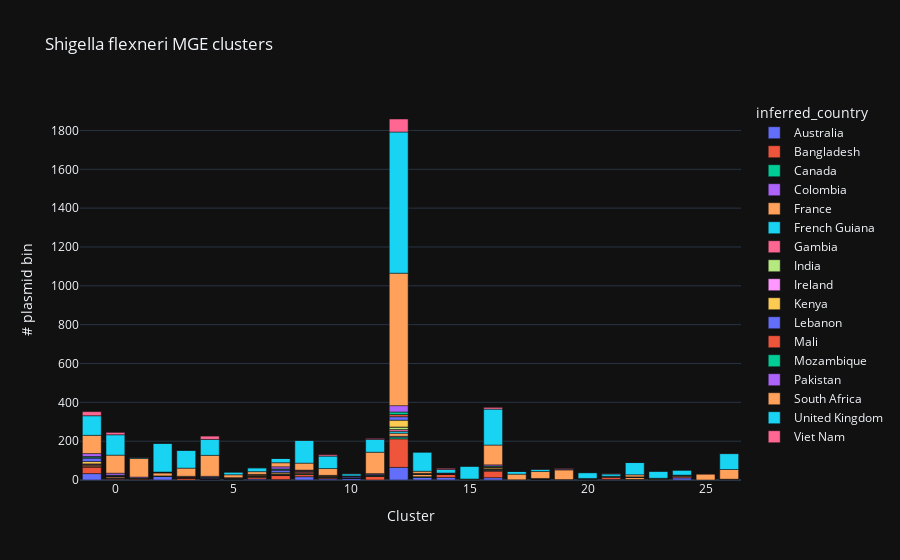

The notebook cell this image was saved under:
### Code cell
fig = px.bar(by_cluster, title='Shigella flexneri MGE clusters', labels={'value': '# plasmid bin', 'cluster': 'Cluster'})
fig.show()

### Figure 1 — Plotly figure (JSON) as saved in the notebook; plotly's stock layout.template omitted (floating-point values rounded to 4 significant figures)
{"data": [{"alignmentgroup": "True", "hovertemplate": "inferred_country=Australia<br>Cluster=%{x}<br># plasmid bin=%{y}<extra></extra>", "legendgroup": "Australia", "marker": {"color": "#636efa", "pattern": {"shape": ""}}, "name": "Australia", "offsetgroup": "Australia", "orientation": "v", "showlegend": true, "textposition": "auto", "x": [-1, 0, 1, 2, 3, 4, 5, 6, 7, 8, 9, 10, 11, 12, 13, 14, 15, 16, 17, 18, 19, 20, 21, 22, 23, 24, 25, 26], "xaxis": "x", "y": [33, 3, 0, 18, 0, 0, 5, 5, 2, 17, 6, 8, 0, 65, 14, 13, 0, 12, 0, 1, 0, 4, 3, 3, 2, 11, 0, 0], "yaxis": "y", "type": "bar"}, {"alignmentgroup": "True", "hovertemplate": "inferred_country=Bangladesh<br>Cluster=%{x}<br># plasmid bin=%{y}<extra></extra>", "legendgroup": "Bangladesh", "marker": {"color": "#EF553B", "pattern": {"shape": ""}}, "name": "Bangladesh", "offsetgroup": "Bangladesh", "orientation": "v", "showlegend": true, "textposition": "auto", "x": [-1, 0, 1, 2, 3, 4, 5, 6, 7, 8, 9, 10, 11, 12, 13, 14, 15, 16, 17, 18, 19, 20, 21, 22, 23, 24, 25, 26], "xaxis": "x", "y": [34, 6, 7, 0, 11, 4, 0, 9, 21, 11, 6, 3, 18, 147, 0, 17, 0, 34, 1, 3, 0, 2, 11, 0, 0, 6, 0, 2], "yaxis": "y", "type": "bar"}, {"alignmentgroup": "True", "hovertemplate": "inferred_country=Canada<br>Cluster=%{x}<br># plasmid bin=%{y}<extra></extra>", "legendgroup": "Canada", "marker": {"color": "#00cc96", "pattern": {"shape": ""}}, "name": "Canada", "offsetgroup": "Canada", "orientation": "v", "showlegend": true, "textposition": "auto", "x": [-1, 0, 1, 2, 3, 4, 5, 6, 7, 8, 9, 10, 11, 12, 13, 14, 15, 16, 17, 18, 19, 20, 21, 22, 23, 24, 25, 26], "xaxis": "x", "y": [1, 1, 0, 3, 0, 0, 0, 0, 0, 4, 0, 0, 0, 9, 3, 0, 0, 2, 0, 0, 0, 0, 0, 0, 0, 1, 0, 0], "yaxis": "y", "type": "bar"}, {"alignmentgroup": "True", "hovertemplate": "inferred_country=Colombia<br>Cluster=%{x}<br># plasmid bin=%{y}<extra></extra>", "legendgroup": "Colombia", "marker": {"color": "#ab63fa", "pattern": {"shape": ""}}, "name": "Colombia", "offsetgroup": "Colombia", "orientation": "v", "showlegend": true, "textposition": "auto", "x": [-1, 0, 1, 2, 3, 4, 5, 6, 7, 8, 9, 10, 11, 12, 13, 14, 15, 16, 17, 18, 19, 20, 21, 22, 23, 24, 25, 26], "xaxis": "x", "y": [1, 1, 0, 0, 0, 2, 0, 0, 1, 0, 0, 0, 1, 4, 0, 0, 0, 1, 0, 0, 0, 0, 0, 0, 0, 0, 0, 0], "yaxis": "y", "type": "bar"}, {"alignmentgroup": "True", "hovertemplate": "inferred_country=France<br>Cluster=%{x}<br># plasmid bin=%{y}<extra></extra>", "legendgroup": "France", "marker": {"color": "#FFA15A", "pattern": {"shape": ""}}, "name": "France", "offsetgroup": "France", "orientation": "v", "showlegend": true, "textposition": "auto", "x": [-1, 0, 1, 2, 3, 4, 5, 6, 7, 8, 9, 10, 11, 12, 13, 14, 15, 16, 17, 18, 19, 20, 21, 22, 23, 24, 25, 26], "xaxis": "x", "y": [8, 6, 0, 15, 0, 0, 4, 4, 2, 5, 3, 1, 0, 16, 12, 3, 0, 2, 0, 2, 0, 2, 4, 10, 4, 5, 0, 0], "yaxis": "y", "type": "bar"}, {"alignmentgroup": "True", "hovertemplate": "inferred_country=French Guiana<br>Cluster=%{x}<br># plasmid bin=%{y}<extra></extra>", "legendgroup": "French Guiana", "marker": {"color": "#19d3f3", "pattern": {"shape": ""}}, "name": "French Guiana", "offsetgroup": "French Guiana", "orientation": "v", "showlegend": true, "textposition": "auto", "x": [-1, 0, 1, 2, 3, 4, 5, 6, 7, 8, 9, 10, 11, 12, 13, 14, 15, 16, 17, 18, 19, 20, 21, 22, 23, 24, 25, 26], "xaxis": "x", "y": [0, 3, 0, 5, 0, 0, 0, 0, 0, 0, 1, 0, 0, 10, 3, 0, 0, 3, 0, 0, 0, 0, 0, 1, 1, 0, 0, 0], "yaxis": "y", "type": "bar"}, {"alignmentgroup": "True", "hovertemplate": "inferred_country=Gambia<br>Cluster=%{x}<br># plasmid bin=%{y}<extra></extra>", "legendgroup": "Gambia", "marker": {"color": "#FF6692", "pattern": {"shape": ""}}, "name": "Gambia", "offsetgroup": "Gambia", "orientation": "v", "showlegend": true, "textposition": "auto", "x": [-1, 0, 1, 2, 3, 4, 5, 6, 7, 8, 9, 10, 11, 12, 13, 14, 15, 16, 17, 18, 19, 20, 21, 22, 23, 24, 25, 26], "xaxis": "x", "y": [3, 1, 0, 0, 3, 1, 0, 3, 3, 5, 1, 0, 0, 9, 0, 0, 1, 2, 0, 0, 2, 0, 0, 0, 0, 0, 0, 0], "yaxis": "y", "type": "bar"}, {"alignmentgroup": "True", "hovertemplate": "inferred_country=India<br>Cluster=%{x}<br># plasmid bin=%{y}<extra></extra>", "legendgroup": "India", "marker": {"color": "#B6E880", "pattern": {"shape": ""}}, "name": "India", "offsetgroup": "India", "orientation": "v", "showlegend": true, "textposition": "auto", "x": [-1, 0, 1, 2, 3, 4, 5, 6, 7, 8, 9, 10, 11, 12, 13, 14, 15, 16, 17, 18, 19, 20, 21, 22, 23, 24, 25, 26], "xaxis": "x", "y": [1, 0, 0, 0, 0, 1, 0, 1, 2, 2, 0, 0, 2, 13, 0, 0, 0, 2, 0, 0, 0, 0, 0, 0, 0, 0, 0, 1], "yaxis": "y", "type": "bar"}, {"alignmentgroup": "True", "hovertemplate": "inferred_country=Ireland<br>Cluster=%{x}<br># plasmid bin=%{y}<extra></extra>", "legendgroup": "Ireland", "marker": {"color": "#FF97FF", "pattern": {"shape": ""}}, "name": "Ireland", "offsetgroup": "Ireland", "orientation": "v", "showlegend": true, "textposition": "auto", "x": [-1, 0, 1, 2, 3, 4, 5, 6, 7, 8, 9, 10, 11, 12, 13, 14, 15, 16, 17, 18, 19, 20, 21, 22, 23, 24, 25, 26], "xaxis": "x", "y": [2, 0, 0, 0, 0, 0, 0, 0, 1, 0, 1, 0, 0, 0, 0, 0, 0, 0, 0, 0, 0, 0, 0, 0, 0, 0, 0, 0], "yaxis": "y", "type": "bar"}, {"alignmentgroup": "True", "hovertemplate": "inferred_country=Kenya<br>Cluster=%{x}<br># plasmid bin=%{y}<extra></extra>", "legendgroup": "Kenya", "marker": {"color": "#FECB52", "pattern": {"shape": ""}}, "name": "Kenya", "offsetgroup": "Kenya", "orientation": "v", "showlegend": true, "textposition": "auto", "x": [-1, 0, 1, 2, 3, 4, 5, 6, 7, 8, 9, 10, 11, 12, 13, 14, 15, 16, 17, 18, 19, 20, 21, 22, 23, 24, 25, 26], "xaxis": "x", "y": [12, 0, 0, 0, 0, 0, 2, 4, 7, 2, 4, 0, 3, 35, 2, 0, 0, 7, 0, 1, 0, 0, 0, 2, 1, 1, 0, 0], "yaxis": "y", "type": "bar"}, {"alignmentgroup": "True", "hovertemplate": "inferred_country=Lebanon<br>Cluster=%{x}<br># plasmid bin=%{y}<extra></extra>", "legendgroup": "Lebanon", "marker": {"color": "#636efa", "pattern": {"shape": ""}}, "name": "Lebanon", "offsetgroup": "Lebanon", "orientation": "v", "showlegend": true, "textposition": "auto", "x": [-1, 0, 1, 2, 3, 4, 5, 6, 7, 8, 9, 10, 11, 12, 13, 14, 15, 16, 17, 18, 19, 20, 21, 22, 23, 24, 25, 26], "xaxis": "x", "y": [18, 2, 1, 0, 0, 4, 0, 1, 12, 3, 0, 8, 1, 18, 0, 0, 1, 0, 0, 0, 0, 0, 0, 0, 0, 0, 0, 1], "yaxis": "y", "type": "bar"}, {"alignmentgroup": "True", "hovertemplate": "inferred_country=Mali<br>Cluster=%{x}<br># plasmid bin=%{y}<extra></extra>", "legendgroup": "Mali", "marker": {"color": "#EF553B", "pattern": {"shape": ""}}, "name": "Mali", "offsetgroup": "Mali", "orientation": "v", "showlegend": true, "textposition": "auto", "x": [-1, 0, 1, 2, 3, 4, 5, 6, 7, 8, 9, 10, 11, 12, 13, 14, 15, 16, 17, 18, 19, 20, 21, 22, 23, 24, 25, 26], "xaxis": "x", "y": [2, 0, 1, 0, 2, 1, 1, 1, 2, 0, 0, 0, 0, 11, 0, 0, 1, 3, 0, 0, 0, 0, 0, 0, 1, 0, 0, 0], "yaxis": "y", "type": "bar"}, {"alignmentgroup": "True", "hovertemplate": "inferred_country=Mozambique<br>Cluster=%{x}<br># plasmid bin=%{y}<extra></extra>", "legendgroup": "Mozambique", "marker": {"color": "#00cc96", "pattern": {"shape": ""}}, "name": "Mozambique", "offsetgroup": "Mozambique", "orientation": "v", "showlegend": true, "textposition": "auto", "x": [-1, 0, 1, 2, 3, 4, 5, 6, 7, 8, 9, 10, 11, 12, 13, 14, 15, 16, 17, 18, 19, 20, 21, 22, 23, 24, 25, 26], "xaxis": "x", "y": [6, 2, 1, 0, 1, 2, 0, 0, 4, 0, 1, 0, 3, 13, 0, 0, 0, 4, 0, 0, 0, 0, 0, 0, 0, 0, 0, 0], "yaxis": "y", "type": "bar"}, {"alignmentgroup": "True", "hovertemplate": "inferred_country=Pakistan<br>Cluster=%{x}<br># plasmid bin=%{y}<extra></extra>", "legendgroup": "Pakistan", "marker": {"color": "#ab63fa", "pattern": {"shape": ""}}, "name": "Pakistan", "offsetgroup": "Pakistan", "orientation": "v", "showlegend": true, "textposition": "auto", "x": [-1, 0, 1, 2, 3, 4, 5, 6, 7, 8, 9, 10, 11, 12, 13, 14, 15, 16, 17, 18, 19, 20, 21, 22, 23, 24, 25, 26], "xaxis": "x", "y": [15, 10, 5, 0, 2, 4, 0, 1, 11, 2, 1, 1, 5, 33, 0, 3, 0, 6, 0, 1, 0, 0, 1, 0, 0, 1, 0, 0], "yaxis": "y", "type": "bar"}, {"alignmentgroup": "True", "hovertemplate": "inferred_country=South Africa<br>Cluster=%{x}<br># plasmid bin=%{y}<extra></extra>", "legendgroup": "South Africa", "marker": {"color": "#FFA15A", "pattern": {"shape": ""}}, "name": "South Africa", "offsetgroup": "South Africa", "orientation": "v", "showlegend": true, "textposition": "auto", "x": [-1, 0, 1, 2, 3, 4, 5, 6, 7, 8, 9, 10, 11, 12, 13, 14, 15, 16, 17, 18, 19, 20, 21, 22, 23, 24, 25, 26], "xaxis": "x", "y": [94, 93, 96, 0, 42, 108, 15, 14, 21, 36, 35, 0, 110, 682, 11, 0, 2, 102, 29, 36, 50, 0, 0, 11, 0, 0, 32, 50], "yaxis": "y", "type": "bar"}, {"alignmentgroup": "True", "hovertemplate": "inferred_country=United Kingdom<br>Cluster=%{x}<br># plasmid bin=%{y}<extra></extra>", "legendgroup": "United Kingdom", "marker": {"color": "#19d3f3", "pattern": {"shape": ""}}, "name": "United Kingdom", "offsetgroup": "United Kingdom", "orientation": "v", "showlegend": true, "textposition": "auto", "x": [-1, 0, 1, 2, 3, 4, 5, 6, 7, 8, 9, 10, 11, 12, 13, 14, 15, 16, 17, 18, 19, 20, 21, 22, 23, 24, 25, 26], "xaxis": "x", "y": [101, 105, 4, 148, 92, 82, 14, 20, 22, 117, 64, 11, 66, 727, 99, 18, 66, 185, 14, 11, 3, 30, 12, 63, 36, 26, 0, 82], "yaxis": "y", "type": "bar"}, {"alignmentgroup": "True", "hovertemplate": "inferred_country=Viet Nam<br>Cluster=%{x}<br># plasmid bin=%{y}<extra></extra>", "legendgroup": "Viet Nam", "marker": {"color": "#FF6692", "pattern": {"shape": ""}}, "name": "Viet Nam", "offsetgroup": "Viet Nam", "orientation": "v", "showlegend": true, "textposition": "auto", "x": [-1, 0, 1, 2, 3, 4, 5, 6, 7, 8, 9, 10, 11, 12, 13, 14, 15, 16, 17, 18, 19, 20, 21, 22, 23, 24, 25, 26], "xaxis": "x", "y": [21, 12, 1, 0, 0, 17, 0, 0, 0, 1, 7, 1, 5, 67, 0, 6, 0, 9, 0, 1, 4, 0, 2, 0, 0, 0, 0, 1], "yaxis": "y", "type": "bar"}], "layout": {"xaxis": {"anchor": "y", "domain": [0.0, 1.0], "title": {"text": "Cluster"}}, "yaxis": {"anchor": "x", "domain": [0.0, 1.0], "title": {"text": "# plasmid bin"}}, "legend": {"title": {"text": "inferred_country"}, "tracegroupgap": 0}, "title": {"text": "Shigella flexneri MGE clusters"}, "barmode": "relative"}}
